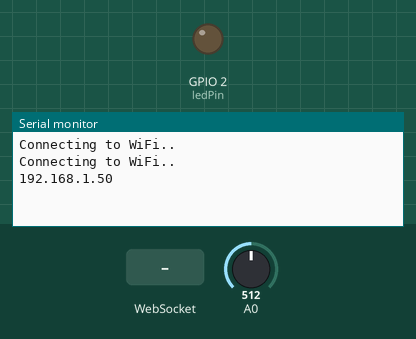
Bench run of a program on a simulated ESP8266 (NodeMCU). On the bench: output pins drawn as LEDs (lit = HIGH), the last lines printed to the serial monitor. The test bench sets the inputs (shaded band); at power-on: A0 = 512. WiFi joins after 1.5 s; servers stay silent unless stated; storage starts empty.

Above: at 3.2 s.
3.3 s: WebSocket text "update" received
At 4.4 s:
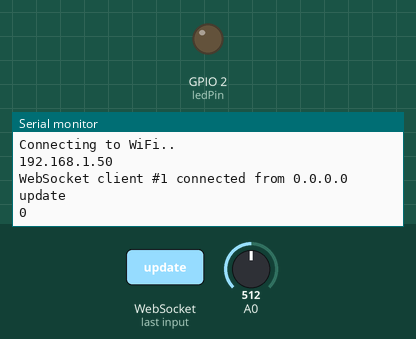
4.8 s: WebSocket text "STATE" received
At 5.5 s:
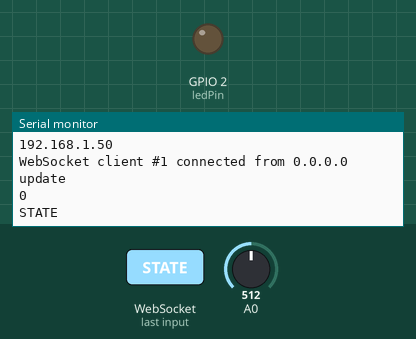

The program:

main.cpp
```cpp
#include <Arduino.h>

// Import required libraries
#include <ESP8266WiFi.h>
#include <ESP8266HTTPClient.h>
#include <WiFiClient.h>
#include <ESPAsyncTCP.h>
#include <ESPAsyncWebServer.h>
#include "LittleFS.h"

// Replace with your network credentials
// const char* ssid = "Atomlaser";
// const char* password = "becbecbec";

const char* ssid = "AtomopticsLAB-2G";
const char* password = "BeCbecBeC";

bool ledState = 0;
const int ledPin = 2;
int avalue = 0;
int delay_time = 100;

// Create AsyncWebServer object on port 80
AsyncWebServer server(80);
AsyncWebSocket ws("/ws");


void notifyClients() {
  ws.textAll(String(ledState) + "," + String(avalue));
}

void handleWebSocketMessage(void *arg, uint8_t *data, size_t len) {
  AwsFrameInfo *info = (AwsFrameInfo*)arg;
  String s;
  if (info->final && info->index == 0 && info->len == len && info->opcode == WS_TEXT) {
    data[len] = 0;
    s = String((char*)data);
    Serial.println(s);
    if (strcmp((char*)data, "toggle") == 0) {
      ledState = !ledState;
      notifyClients();
    } else if (s.substring(0,6) == "update") {
      Serial.println(s.substring(7));
      delay_time = s.substring(7).toInt();
      Serial.println(String(delay_time));
    }
  }
}

void onEvent(AsyncWebSocket *server, AsyncWebSocketClient *client, AwsEventType type,
             void *arg, uint8_t *data, size_t len) {
    switch (type) {
      case WS_EVT_CONNECT:
        Serial.printf("WebSocket client #%u connected from %s\n", client->id(), client->remoteIP().toString().c_str());
        break;
      case WS_EVT_DISCONNECT:
        Serial.printf("WebSocket client #%u disconnected\n", client->id());
        break;
      case WS_EVT_DATA:
        handleWebSocketMessage(arg, data, len);
        break;
      case WS_EVT_PONG:
      case WS_EVT_ERROR:
        break;
  }
}

void initWebSocket() {
  ws.onEvent(onEvent);
  server.addHandler(&ws);
}

String processor(const String& var){
  // Serial.println(var);
  if(var == "STATE"){
    if (ledState){
      return "ON";
    }
    else{
      return "OFF";
    }
  }
  return String();
}

void setup(){
  // Serial port for debugging purposes
  Serial.begin(115200);

  pinMode(ledPin, OUTPUT);
  digitalWrite(ledPin, LOW);

  if (!LittleFS.begin()) {
    Serial.println("An error has occurred while mounting SPIFFS");
    return;
  }

  // Connect to Wi-Fi
  WiFi.begin(ssid, password);
  while (WiFi.status() != WL_CONNECTED) {
    delay(1000);
    Serial.println("Connecting to WiFi..");
  }

  // Print ESP Local IP Address
  Serial.println(WiFi.localIP());

  initWebSocket();

  // Route for root / web page

  server.on("/",HTTP_GET,[](AsyncWebServerRequest *request) {
    request->send(LittleFS,"/index.html",String(),false,processor);
  });

  // Start server
  server.begin();
}

void loop() {
  ws.cleanupClients();
  digitalWrite(ledPin, ledState);
  avalue = analogRead(A0);
  notifyClients();
  delay(delay_time);
}
```

Measured:
- after the input at 3.3 s, the serial monitor: prints a new line at once (image 1)
- after the input at 4.8 s, the serial monitor: prints a new line at once (image 2)
